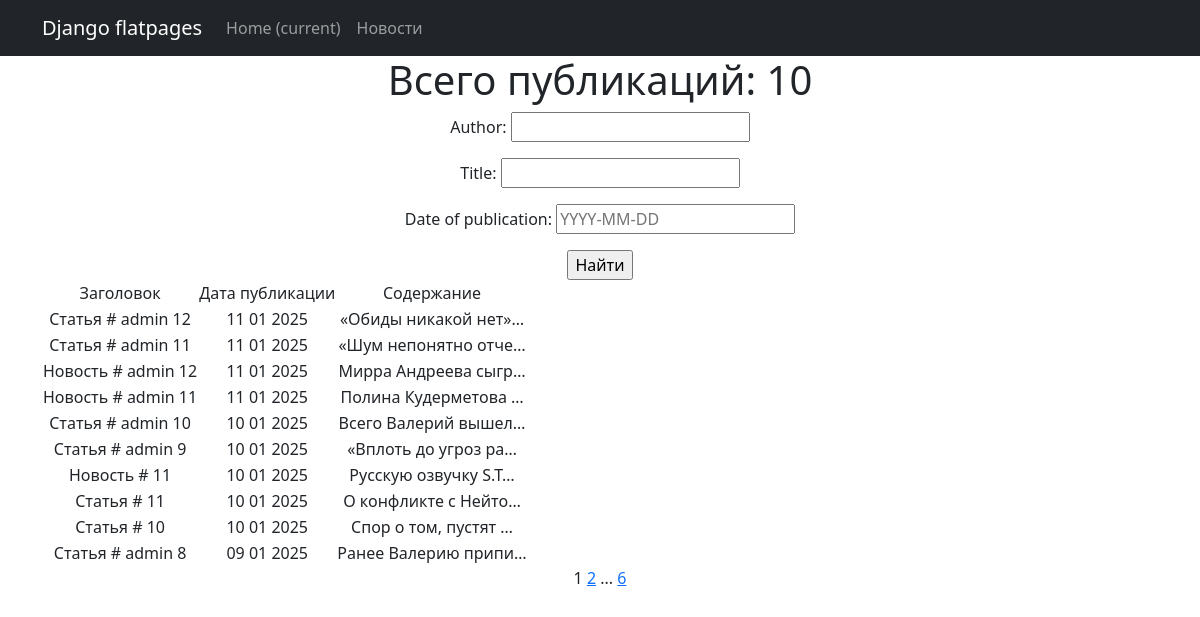
Page /news/ on the committed database.
### new_portal/models.py (models this page shows, shortened)
class Post(models.Model):
    author = models.ForeignKey(Author, on_delete=models.CASCADE)  # 'связь один ко многим' с моделью Author
    choice_type = models.CharField(max_length=2, choices=POST_TYPE_CHOICES, default='AR')  # Выбор типа сообщения
    time_in = models.DateTimeField(auto_now_add=True)  # автоматическое добавление даты и времени при создании поста
    categories = models.ManyToManyField(Category, through='PostCategory')  # 'связь многие ко многим' через PostCategory
    title = models.CharField(max_length=128)
    content = models.TextField()
    rating = models.IntegerField(default=0)

### new_portal/views.py (the view)
# urls.py: path('', NewsList.as_view()),
class NewsList(ListView):
    model = Post
    ordering = '-time_in'  # сортировка по времени создания (от более свежей публикации)
    template_name = 'news.html'  # шаблон с инструкциями об отражении страницы
    context_object_name = 'news'  # имя списка содержащего все объекты
    paginate_by = 10  # указываем количество записей на странице
    def get_queryset(self):
        queryset = super().get_queryset()
        self.filterset = PostFilter(self.request.GET, queryset)
        return self.filterset.qs  # Возвращаем из функции отфильтрованный список товаров
    def get_context_data(self, **kwargs):
        context = super().get_context_data(**kwargs)
        context['filterset'] = self.filterset
        return context

### new_portal/templatetags/censor_filters.py (called while the page is built)
@register.filter()  # декоратор, регистрирует функцию как фильтр (для применения его в шаблонах)
def censor(text):
    for el in BAD_WORDS:  # перебор списка слов и замена на *, при совпадении
        pattern = re.compile(r'\b{}\b'.format(el), re.IGNORECASE)
        censored_word = el[0] + '*' * (len(el) - 1)
        text = re.sub(pattern, censored_word, text)
    return text

@register.simple_tag(takes_context=True)  # сообщает Django, что для работы тега требуется передать контекст
def url_replace(context, **kwargs):
    d = context['request'].GET.copy()  # позволяет скопировать все параметры текущего запроса.
    for k, v in kwargs.items():  # по указанным полям устанавливаем новые значения, переданные при использовании тега
        d[k] = v
    return d.urlencode()  # кодируем параметры в формат, который может быть указан в строке браузера

### new_portal/templates/news.html (shortened to what this page needs)
{% extends 'flatpages/default.html' %}
{% load censor_filters %}
{% block content %}
<h1>Всего публикаций: {{ news|length }}</h1>
    <form action="" method="get">
        {{ filterset.form.as_p }}
        <input type="submit" value="Найти" />
    </form>
    {% if news %}
        <table>
            <tr>
                <td>Заголовок</td>
                <td>Дата публикации</td>
                <td>Содержание</td>
            </tr>
            {% for new in news %}
            <tr>
                <td>{{ new.title|censor }}</td>
                <td>{{ new.time_in|date:'d m Y' }}</td>
                <td>{{ new.content|truncatechars:20|censor }}</td>
            </tr>
            {% endfor %}
        </table>
    {% endif %}
   {{ page_obj.number }}
   {% if page_obj.has_next %}
       <a href="?{% url_replace page=page_obj.next_page_number %}">{{ page_obj.next_page_number }}</a>
       {% if paginator.num_pages != page_obj.next_page_number %}
           ...
           <a href="?{% url_replace page=page_obj.paginator.num_pages %}">{{ page_obj.paginator.num_pages }}</a>
       {% endif %}
   {% endif %}
{% endblock content %}

### templates/flatpages/default.html (shortened to what this page needs)
<!DOCTYPE html>
<html lang="en">
    <head>
        {% load static %}
        <link href="{% static 'css/styles.css' %}" rel="stylesheet" />
    </head>
    <body>
        <nav class="navbar navbar-expand-lg navbar-dark bg-dark static-top">
            <div class="container">
                <a class="navbar-brand" href="#">Django flatpages</a>
                <div class="collapse navbar-collapse" id="navbarResponsive">
                    <ul class="navbar-nav ml-auto">
                        <li class="nav-item active">
                            <a class="nav-link" href="#">Home
                                <span class="sr-only">(current)</span>
                            </a>
                        </li>
                        <li class="nav-item">
                            <a class="nav-link" href="/news/">Новости</a>
                        </li>
                    </ul>
                </div>
            </div>
        </nav>
        <div class="container">
            <div class="row">
                <div class="col-lg-12 text-center">
                    {% block content %}{% endblock content %}
                </div>
            </div>
        </div>
    </body>
</html>

### rows in the picture
Post: title|censor "Статья # admin 12", time_in "11 01 2025", content|censor "«Обиды никакой нет»…"
Post: title|censor "Статья # admin 11", time_in "11 01 2025", content|censor "«Шум непонятно отче…"
Post: title|censor "Новость # admin 12", time_in "11 01 2025", content|censor "Мирра Андреева сыгр…"
Post: title|censor "Новость # admin 11", time_in "11 01 2025", content|censor "Полина Кудерметова …"
Post: title|censor "Статья # admin 10", time_in "10 01 2025", content|censor "Всего Валерий вышел…"
Post: title|censor "Статья # admin 9", time_in "10 01 2025", content|censor "«Вплоть до угроз ра…"
Post: title|censor "Новость # 11", time_in "10 01 2025", content|censor "Русскую озвучку S.T…"
Post: title|censor "Статья # 11", time_in "10 01 2025", content|censor "О конфликте с Нейто…"
Post: title|censor "Статья # 10", time_in "10 01 2025", content|censor "Спор о том, пустят …"
Post: title|censor "Статья # admin 8", time_in "09 01 2025", content|censor "Ранее Валерию припи…"

### other values in the picture
{{ news|length }} "10"
{{ page_obj.number }} "1"
{{ page_obj.next_page_number }} "2"
{{ page_obj.paginator.num_pages }} "6"
